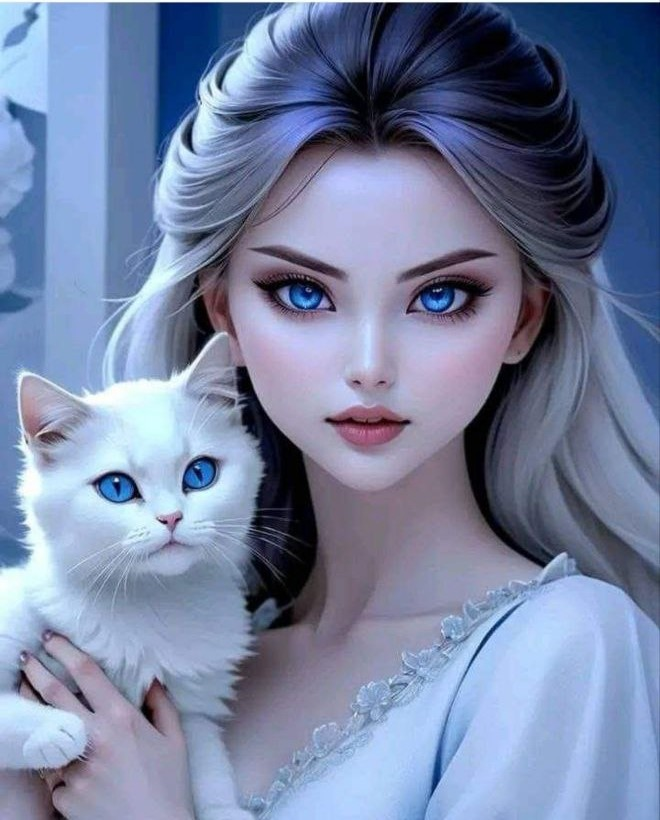
#> input picture photo4.jpg, 660 x 820 px, given in place of the camera
$ python 'Face Detection Camera.py'
#> lines starting #> are read from the running program, lines starting #| are printed output that depends on the picture; after the words box and inside, x2 and y2 are one past the last pixel; in counts of white or black regions, pixels touching at a corner belong together
import cv2
import numpy as np

# Function to determine eye color based on HSV values
def get_eye_color(hue, value):
    if value < 50:
        return "black"  # If the brightness value is low, the eye is considered black.
    elif hue >= 100 and hue <= 140:
        return "blue"
    elif hue >= 40 and hue <= 80:
        return "green"
    elif hue >= 10 and hue <= 25:
        return "brown"
    elif hue >= 25 and hue <= 35:
        return "Hazel"
    elif hue >= 85 and hue <= 135:
        return "Gray"
    elif hue >= 30 and hue <= 50:
        return "Amber"
    elif hue >= 140 and hue <= 160:
        return "Violet"
    else:
        return "Undefined"  # If the hue does not match any known colors.

def detect_face_and_eyes_from_camera():
    # Open the camera (the default camera is 0, but you can use other numbers for multiple cameras)
    cap = cv2.VideoCapture(0)

    if not cap.isOpened():
        print("Unable to access the camera.")
        return

    while True:
        # Capture each frame from the camera
        ret, image = cap.read()
#> image is the input picture: shape (820, 660, 3); mean B, G, R 161.7, 130, 117.2

        if not ret:
            print("Failed to capture image from the camera.")
            break

        gray = cv2.cvtColor(image, cv2.COLOR_BGR2GRAY)
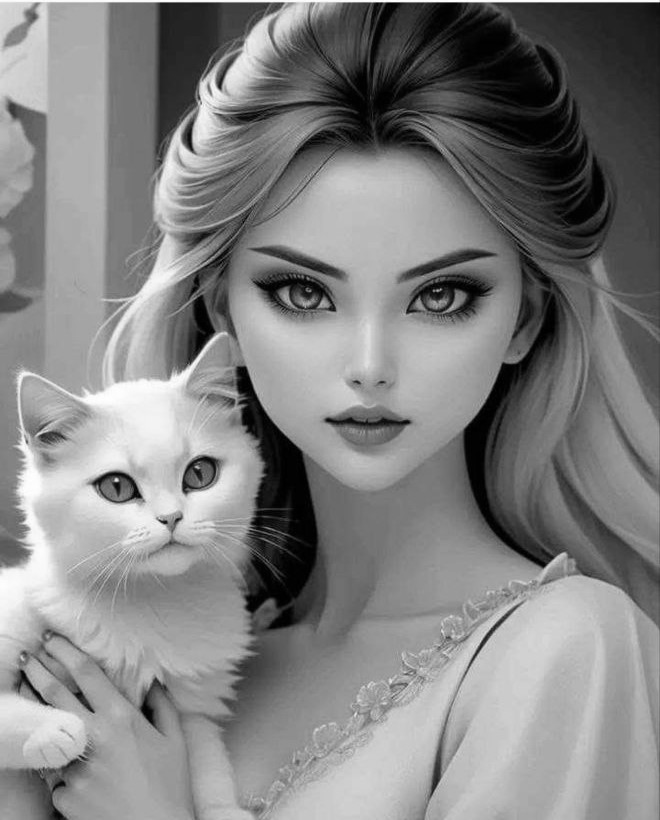
#> gray: shape (820, 660); min 0, max 255, mean 129.8

        # Load Haar Cascade files for face and eye detection
        face_cascade = cv2.CascadeClassifier(cv2.data.haarcascades + 'haarcascade_frontalface_default.xml')
        eye_cascade = cv2.CascadeClassifier(cv2.data.haarcascades + 'haarcascade_eye.xml')

        # Detect faces in the image
        faces = face_cascade.detectMultiScale(gray, 1.3, 5)
#> faces = [[46, 391, 232, 232], [197, 166, 348, 348]]

        # Detect eyes within each detected face
        for (x, y, w, h) in faces:
            # Draw a rectangle around the face
            cv2.rectangle(image, (x, y), (x + w, y + h), (255, 0, 0), 2)

            # Extract the face region to detect eyes within it
            face_region = gray[y:y + h, x:x + w]

            # Detect eyes within the face region
            eyes = eye_cascade.detectMultiScale(face_region)

            for (ex, ey, ew, eh) in eyes:
                # Draw a rectangle around each eye
                cv2.rectangle(image, (x + ex, y + ey), (x + ex + ew, y + ey + eh), (0, 255, 0), 2)

                # Extract the eye region
                eye = image[y + ey:y + ey + eh, x + ex:x + ex + ew]

                # Resize the image to improve performance
                eye_resized = cv2.resize(eye, (50, 50))

                # Convert the image to HSV to analyze the color
                hsv_eye = cv2.cvtColor(eye_resized, cv2.COLOR_BGR2HSV)

                # Calculate the average hue and value for the dominant color
                avg_hue = np.mean(hsv_eye[:, :, 0])  # Average Hue value
                avg_value = np.mean(hsv_eye[:, :, 2])  # Average brightness (Value)

                # Determine the eye color based on the Hue value
                eye_color = get_eye_color(avg_hue, avg_value)

                # Display the color name on the image
                font = cv2.FONT_HERSHEY_SIMPLEX
                cv2.putText(image, eye_color, (x + ex, y + ey - 10), font, 0.9, (255, 255, 255), 2, cv2.LINE_AA)
#> this loop made 2 passes
#> (x, y, w, h, eyes) on passes 1 to 2: (46, 391, 232, 232, [[44, 69, 55, 55], [125, 55, 49, 49], [117, 45, 76, 76]]), (197, 166, 348, 348, [[63, 91, 75, 75], [200, 90, 84, 84]])
#> pass 1, in detect_face_and_eyes_from_camera, `face_region = gray[y:y + h, x:x + w]`:
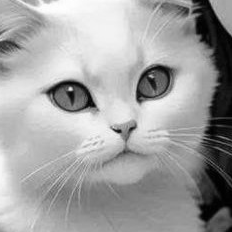
#> face_region: shape (232, 232); min 0, max 255, mean 161
#> pass 2, in detect_face_and_eyes_from_camera, `face_region = gray[y:y + h, x:x + w]`:
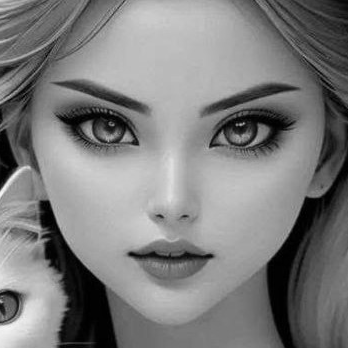
#> face_region: shape (348, 348); min 0, max 245, mean 124.9
#> after the loop:
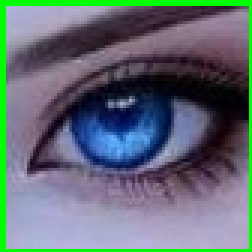
#> eye: shape (84, 84, 3) (shown 3 times larger); mean B, G, R 116.3, 109, 97
#> after the loop:
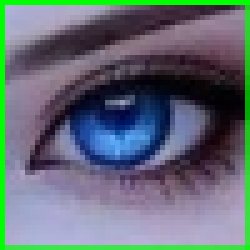
#> eye_resized: shape (50, 50, 3) (shown 5 times larger); mean B, G, R 116.9, 108.2, 97.5
#> after the loop:
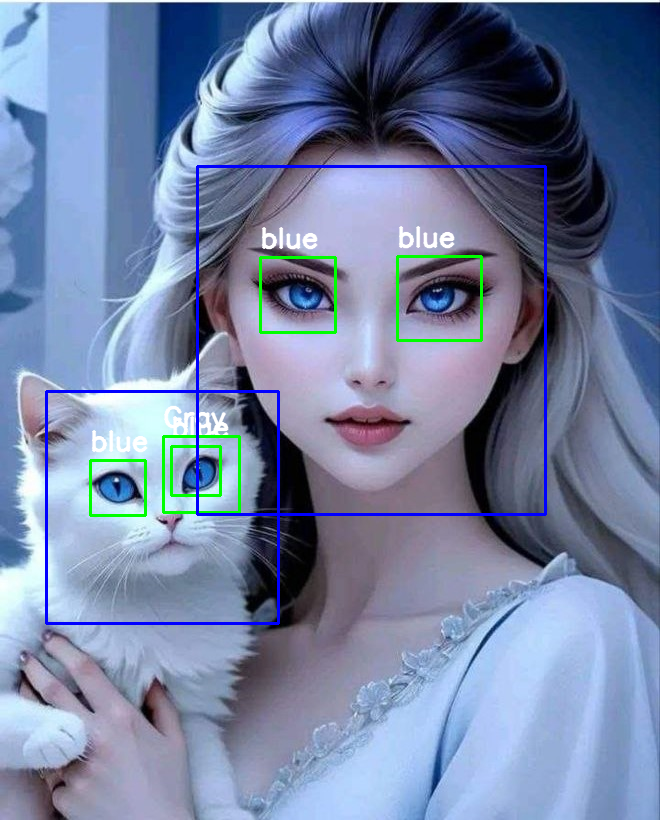
#> image: shape (820, 660, 3); 2.64% of pixels changed, all inside (x1, y1, x2, y2) = (45, 165, 547, 625)

        # Show the image with labeled eye colors
        cv2.imshow('Camera Feed', image)

        # Exit the loop when the "q" key is pressed
        if cv2.waitKey(1) & 0xFF == ord('q'):
#> (key q is pressed here)
            break

    # Release the camera and close the windows when done
    cap.release()
    cv2.destroyAllWindows()

# Call the function to start detecting faces and eyes from the camera
detect_face_and_eyes_from_camera()

$ run again, on pp2.png
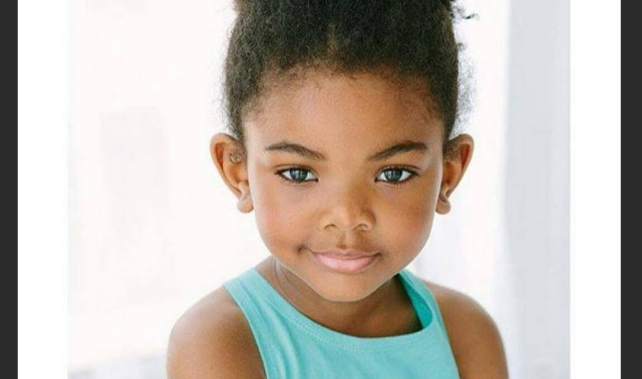
#> input picture pp2.png, 642 x 379 px, given in place of the camera
#> in detect_face_and_eyes_from_camera, image is the input picture: shape (379, 642, 3); mean B, G, R 178, 186.1, 193.7
#> faces = [[215, 68, 257, 257]]
#> the loop in detect_face_and_eyes_from_camera, `for (x, y, w, h) in faces:` made 1 pass
#> (x, y, w, h, eyes) on pass 1: (215, 68, 257, 257, [[53, 78, 55, 55], [149, 78, 57, 57]])
#> pass 1, in detect_face_and_eyes_from_camera, `face_region = gray[y:y + h, x:x + w]`:
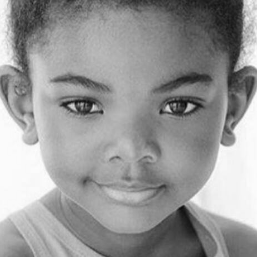
#> face_region: shape (257, 257); min 6, max 254, mean 151.1
#> after the loop in detect_face_and_eyes_from_camera, `for (x, y, w, h) in faces:`:
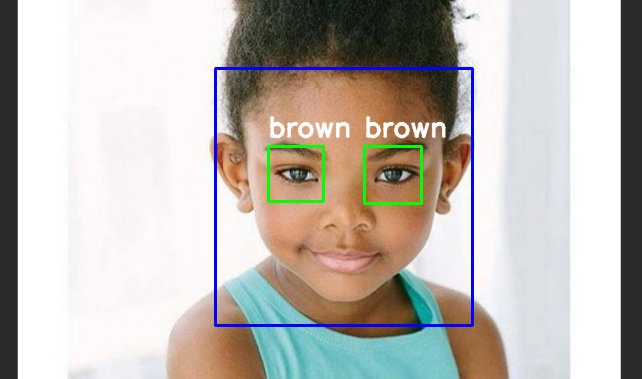
#> image: shape (379, 642, 3); 2.64% of pixels changed, all inside (x1, y1, x2, y2) = (214, 67, 474, 327)
